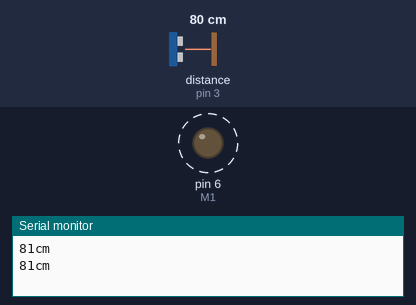
This sketch was run on a simulated Arduino Uno, built with avr-gcc and run on an emulated ATmega328P. Parts: output pins drawn as LEDs (lit = HIGH), the last lines printed to the serial monitor. Dashed ring = blinking. Inputs (shaded band) come from the test bench; at power-on: distance to the obstacle (sensor on pin 3) 80 cm. The echo pulse lasts 58.3 µs per cm.

Above: at 1.2 s.
1.3 s: distance to the obstacle (sensor on pin 3) set to 94 cm
4.3 s: distance to the obstacle (sensor on pin 3) set to 102 cm
At 5.4 s:
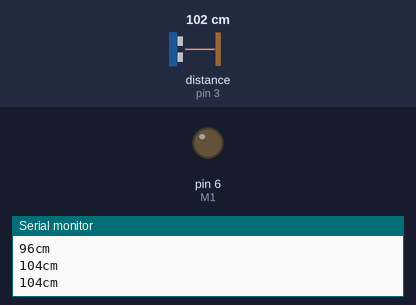
5.8 s: distance to the obstacle (sensor on pin 3) set to 2 cm
At 8.7 s:
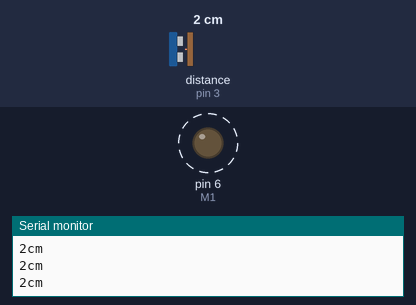
8.8 s: distance to the obstacle (sensor on pin 3) set to 120 cm
At 9.7 s:
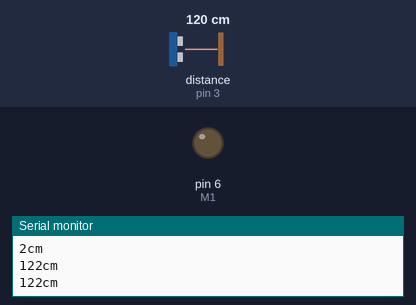
Timing chart, 0 to 11.3 s (numbered marks = the images above; inputs shaded):
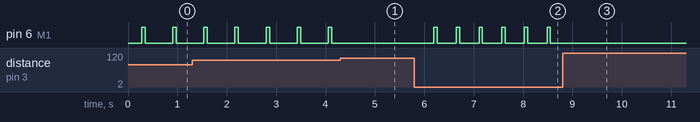

The sketch:

vibe_watch_v2.ino
```cpp
#include <NewPing.h>
#include <RunningMedian.h>

//Define the pins for the ultrasonic sensor's echo and trigger pins
#define DISTANCE_ECHO 3
#define DISTANCE_TRIGGER 2
#define MAX_ULTRASONIC_DISTANCE 500
#define M1 6

NewPing sonar(DISTANCE_TRIGGER, DISTANCE_ECHO, MAX_ULTRASONIC_DISTANCE);

int getDistanceFromUltrasonicSensor(){
  //Create an instance of the RunningMedian class with the number of samples to use
  RunningMedian samples = RunningMedian(7);

  //Get the 7 samples
  for(int i= 0; i<5; i++){
      delay(50);
      int pingVal = sonar.ping();

      int distance = pingVal / US_ROUNDTRIP_CM;
      if(distance == 0){
        distance = 3000;
      }
     samples.add(distance);
   }
   //Return the median value
   return samples.getMedian();
}


void setup()
{
    //Initialize serial communication to send the distance value  to the serial monitor
    Serial.begin(9600);
        pinMode(M1, OUTPUT);

}

void loop()
{
  int distance_cm;
  distance_cm = getDistanceFromUltrasonicSensor();

  Serial.print(distance_cm);
  Serial.print("cm");
  Serial.println();

   if (distance_cm < 40)
       {
          lt_a();
       }

       else if(distance_cm < 100)
       {
          lt_b();
       }

       else; // if there's nothing in front of us
       {
          nothing();
       }
}


void lt_a() {
  digitalWrite(M1,HIGH);
  delay(70);
  digitalWrite(M1,LOW);
  delay(35);
}

void lt_b() {
  digitalWrite(M1,HIGH);
  delay(70);
  digitalWrite(M1,LOW);
  delay(180);
}

void nothing() {
  digitalWrite(M1,LOW);
  delay(100);
}
```

RunningMedian.h
```cpp
//
//    FILE: RunningMedian.h
//  AUTHOR: Rob dot Tillaart at gmail dot com
// PURPOSE: RunningMedian library for Arduino
// VERSION: 0.1.11
//     URL: http://arduino.cc/playground/Main/RunningMedian
// HISTORY: See RunningMedian.cpp
//
// Released to the public domain
//

#ifndef RunningMedian_h
#define RunningMedian_h

#if defined(ARDUINO) && ARDUINO >= 100
#include "Arduino.h"
#else
#include "WProgram.h"
#endif

#include <inttypes.h>

#define RUNNING_MEDIAN_VERSION "0.1.11"

// prepare for dynamic version
// not tested use at own risk :)
// #define RUNNING_MEDIAN_USE_MALLOC

// conditional compile to minimize lib
// by removeing a lot of functions.
#define RUNNING_MEDIAN_ALL


// should at least be 5 to be practical
// odd size results in a 'real' middle element.
// even size takes the lower of the two middle elements (TODO)
#define MEDIAN_MIN_SIZE     1
#define MEDIAN_MAX_SIZE     19          // adjust if needed


class RunningMedian
{
public:
    RunningMedian(uint8_t size);        // # elements in the internal buffer
    ~RunningMedian();                   // destructor

    void clear();                       // resets internal buffer and var
    void add(double value);              // adds a new value to internal buffer, optionally replacing the oldest element.
    double getMedian();                  // returns the median == middle element

#ifdef RUNNING_MEDIAN_ALL
    double getAverage();                 // returns average of the values in the internal buffer
    double getAverage(uint8_t nMedian);  // returns average of the middle nMedian values, removes noise from outliers
    double getHighest();                 // returns highest element
    double getLowest();                  // return lowest element

    double getElement(uint8_t n);        // get n'th element from the values in time order
    double getSortedElement(uint8_t n);  // get n'th element from the values in size order
    double predict(uint8_t n);           // predict the max change of median after n additions

    uint8_t getSize()  { return _size; };  // returns size of internal buffer
    uint8_t getCount() { return _cnt; };   // returns current used elements, getCount() <= getSize()
#endif

protected:
    boolean _sorted;
    uint8_t _size;
    uint8_t _cnt;
    uint8_t _idx;

#ifdef RUNNING_MEDIAN_USE_MALLOC
    double * _ar;
    uint8_t * _p;
#else
    double _ar[MEDIAN_MAX_SIZE];
    uint8_t _p[MEDIAN_MAX_SIZE];
#endif
    void sort();
};

#endif
// END OF FILE
```

Measured:
- the behaviour switches between 97 and 98 cm on distance to the obstacle (sensor on pin 3) (found by bisection; images 0 and 1)
- after the input at 4.3 s, pin 6 (M1): stops changing and stays LOW
- after the input at 5.8 s, pin 6 (M1): alternates HIGH for 0.07 s and LOW for 0.39 s, starting after 0.39 s
- after the input at 8.8 s, pin 6 (M1): stops changing and stays LOW
- by itself, pin 6 (M1): alternates HIGH for 0.07 s and LOW for 0.56 s
